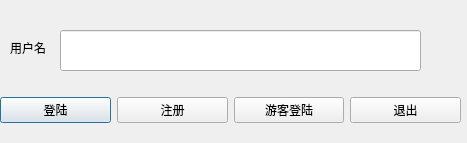
<?xml version="1.0" encoding="UTF-8"?>
<ui version="4.0">
 <class>login</class>
 <widget class="QDialog" name="login">
  <property name="geometry">
   <rect>
    <x>0</x>
    <y>0</y>
    <width>467</width>
    <height>143</height>
   </rect>
  </property>
  <property name="windowTitle">
   <string>欢迎</string>
  </property>
  <widget class="QWidget" name="horizontalLayoutWidget">
   <property name="geometry">
    <rect>
     <x>0</x>
     <y>90</y>
     <width>461</width>
     <height>41</height>
    </rect>
   </property>
   <layout class="QHBoxLayout" name="horizontalLayout">
    <item>
     <widget class="QPushButton" name="Login">
      <property name="enabled">
       <bool>true</bool>
      </property>
      <property name="text">
       <string>登陆</string>
      </property>
     </widget>
    </item>
    <item>
     <widget class="QPushButton" name="Register">
      <property name="text">
       <string>注册</string>
      </property>
     </widget>
    </item>
    <item>
     <widget class="QPushButton" name="GuestLogin">
      <property name="text">
       <string>游客登陆</string>
      </property>
     </widget>
    </item>
    <item>
     <widget class="QPushButton" name="Exit">
      <property name="text">
       <string>退出</string>
      </property>
     </widget>
    </item>
   </layout>
  </widget>
  <widget class="QLabel" name="label">
   <property name="geometry">
    <rect>
     <x>10</x>
     <y>40</y>
     <width>51</width>
     <height>16</height>
    </rect>
   </property>
   <property name="text">
    <string>用户名</string>
   </property>
  </widget>
  <widget class="QLineEdit" name="Acct">
   <property name="geometry">
    <rect>
     <x>60</x>
     <y>30</y>
     <width>361</width>
     <height>41</height>
    </rect>
   </property>
   <property name="font">
    <font>
     <family>微软雅黑</family>
     <pointsize>17</pointsize>
    </font>
   </property>
  </widget>
 </widget>
 <resources/>
 <connections/>
</ui>
